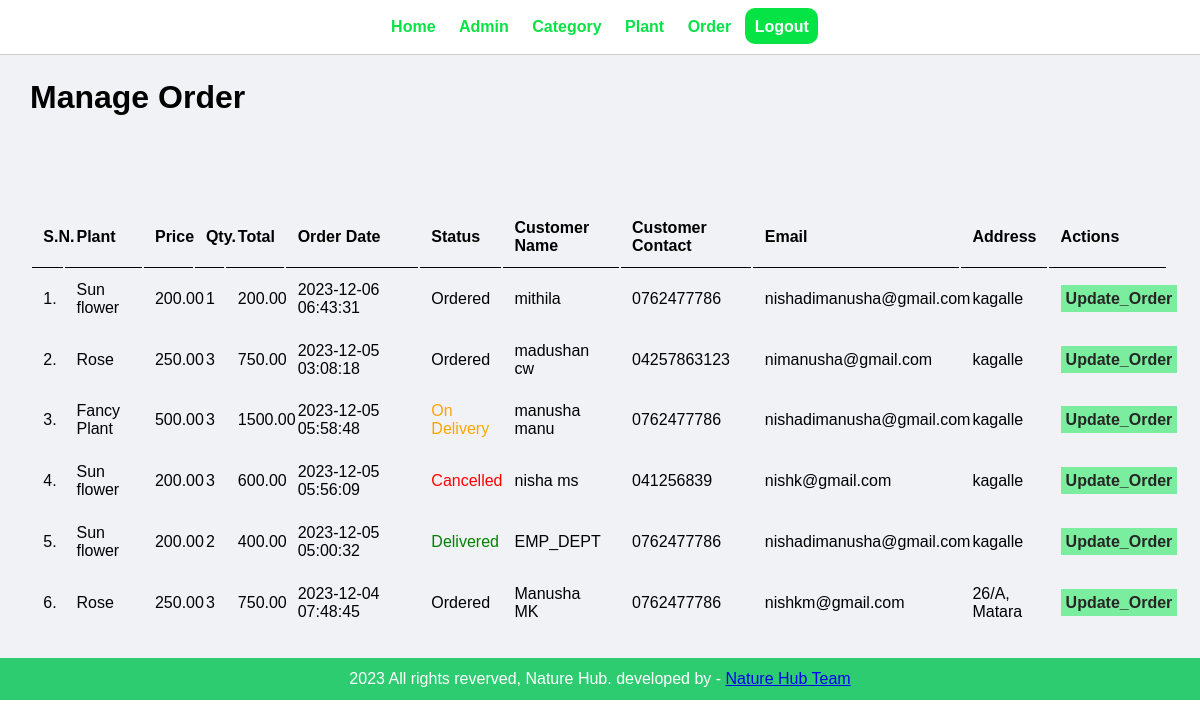
The page /admin/manage-order.php (signed in) on the database its author committed.
### tables this page shows
CREATE TABLE `tbl_order` (
  `id` int(10) UNSIGNED NOT NULL,
  `plant` varchar(150) NOT NULL,
  `price` decimal(10,2) NOT NULL,
  `qty` int(11) NOT NULL,
  `total` decimal(10,2) NOT NULL,
  `order_date` datetime NOT NULL,
  `status` varchar(50) NOT NULL,
  `customer_name` varchar(150) NOT NULL,
  `customer_contact` varchar(20) NOT NULL,
  `customer_email` varchar(150) NOT NULL,
  `customer_address` varchar(255) NOT NULL
);

### admin/manage-order.php (the view, shortened to what this page needs)
<?php include('partials/menu.php') ?>
<div class="main-content1">
    <div class="wrapper1">
        <h1>Manage Order</h1>
          <br/><br/><br/>
          <br><br>
          <table class = "tbl-full">
            <tr>
               <th>S.N.</th>
               <th>Plant</th>
               <th>Price</th>
               <th>Qty.</th>
               <th>Total</th>
               <th>Order Date</th>
               <th>Status</th>
               <th>Customer Name</th>
               <th>Customer Contact</th>
               <th>Email</th>
               <th>Address</th>
               <th>Actions</th>
            </tr>
            <?php
                $sql = "SELECT * FROM tbl_order ORDER BY id DESC";
                $res = mysqli_query($conn, $sql);
                $count = mysqli_num_rows($res);
                $sn =1;
                if($count>0)
                {
                     while($row=mysqli_fetch_assoc($res))
                     {
                        $id = $row['id'];
                        $plant = $row['plant'];
                        $price = $row['price'];
                        $qty = $row['qty'];
                        $total = $row['total'];
                        $order_date = $row['order_date'];
                        $status = $row['status'];
                        $customer_name= $row['customer_name'];
                        $customer_contact = $row['customer_contact'];
                        $customer_email = $row['customer_email'];
                        $customer_address = $row['customer_address'];
                        ?>
                        <tr>
                            <td><?php echo $sn++; ?>.</td>
                            <td><?php echo $plant; ?></td>
                            <td><?php echo $price; ?></td>
                            <td><?php echo $qty; ?></td>
                            <td><?php echo $total; ?></td>
                            <td><?php echo $order_date; ?></td>
                            <td>
                                <?php
                                   if($status=="Ordered")
                                   {
                                      echo "<label>$status</label>";
                                   }
                                   elseif($status=="On Delivery")
                                   {
                                      echo "<label style='color:orange;'>$status</label>";
                                   }
                                   elseif($status=="Delivered")
                                   {
                                      echo "<label style='color:green;'>$status</label>";
                                   }
                                   elseif($status=="Cancelled")
                                   {
                                      echo "<label style='color: red;'>$status</labele>";
                                   }
                                 ?>
                            </td>
                            <td><?php echo $customer_name; ?></td>
                            <td><?php echo $customer_contact; ?></td>
                            <td><?php echo $customer_email; ?></td>
                            <td><?php echo $customer_address; ?></td>
                            <td>
                            <a href="<?php echo SITEURL; ?>admin/update-order.php?id=<?php echo $id; ?>" class="btn-secondary1" >Update_Order</a>
                            </td>
                        </tr>
                        <?php
                     }
                }
                else
                {
                    echo "<tr><td colspan='12' class='error'>Orders Not Available.</td></tr>";
                }
            ?>
          </table>
    </div>
</div>
<?php include('partials/footer.php') ?>

### admin/partials/menu.php (shortened to what this page needs)
<html>
    <head>
      <link rel="stylesheet" href="../css/admin.css">
    </head>
    <body>
    <div class="menu text-center">
        <div class="wrapper">
          <ul>
            <li><a href="index.php">Home</a></li>
            <li><a href="manage-admin.php">Admin</a></li>
            <li><a href="manage-category.php">Category</a></li>
            <li><a href="manage-plant.php">Plant</a></li>
            <li><a href="manage-order.php">Order</a></li>
            <a href="logout.php" class="btn-primary2">Logout</a>
        </ul>
        </div>
    </div>

### admin/partials/footer.php
<div class="footer">
        <div class="wrapper">
           <p class="text-center">2023 All rights reverved, Nature Hub. developed by - <a href="#"> Nature Hub Team</a></p>
        </div>
    </div>
    </body>
</html>

### css/admin.css (style rules this page uses)
.main-content1 { background-color: #f1f2f6; padding: 1% 0; }
.wrapper1 { padding: 1%; width: 95%; margin: 0 auto; }
.btn-secondary1 { background-color: #7bed9f; padding: 5px; color: rgb(39, 37, 37); text-decoration: none; font-weight: bold; }
* { margin: 0; padding: 0; font-family: Arial, Helvetica, sans-serif; }
.wrapper { padding: 1%; width: 80%; margin: 0 auto; }
.text-center { text-align: center; }
.tbl-full { width: 100%; }
table tr th { border-bottom: 1px solid black; padding: 1%; text-align: left; font-weight: bold; }
table tr td { padding: 1%; }
.menu { border-bottom: 1px solid rgb(209, 206, 206); padding: 0.5%; }
.menu ul { list-style-type: none; }
.menu ul li { display: inline; padding: 1%; }
.menu ul li a { text-decoration: none; font-weight: bold; color: #06E344; }
.footer { background-color: #2ecc71; color: white; }
.btn-primary2 { background-color: #06E344; color: white; cursor: pointer; font-weight: bold; text-decoration: none; padding: 1%; border-radius: 10px; }

### rows shown on the page
tbl_order: plant "Sun flower", price "200.00", qty "1", total "200.00", order_date "2023-12-06 06:43:31", status "Ordered", customer_name "mithila", customer_contact "0762477786", customer_email "nishadimanusha@gmail.com", customer_address "kagalle"
tbl_order: plant "Rose", price "250.00", qty "3", total "750.00", order_date "2023-12-05 03:08:18", status "Ordered", customer_name "madushan cw", customer_contact "04257863123", customer_email "nimanusha@gmail.com", customer_address "kagalle"
tbl_order: plant "Fancy Plant", price "500.00", qty "3", total "1500.00", order_date "2023-12-05 05:58:48", status "On Delivery", customer_name "manusha manu", customer_contact "0762477786", customer_email "nishadimanusha@gmail.com", customer_address "kagalle"
tbl_order: plant "Sun flower", price "200.00", qty "3", total "600.00", order_date "2023-12-05 05:56:09", status "Cancelled", customer_name "nisha ms", customer_contact "041256839", customer_email "nishk@gmail.com", customer_address "kagalle"
tbl_order: plant "Sun flower", price "200.00", qty "2", total "400.00", order_date "2023-12-05 05:00:32", status "Delivered", customer_name "EMP_DEPT", customer_contact "0762477786", customer_email "nishadimanusha@gmail.com", customer_address "kagalle"
tbl_order: plant "Rose", price "250.00", qty "3", total "750.00", order_date "2023-12-04 07:48:45", status "Ordered", customer_name "Manusha MK", customer_contact "0762477786", customer_email "nishkm@gmail.com", customer_address "26/A, Matara"
